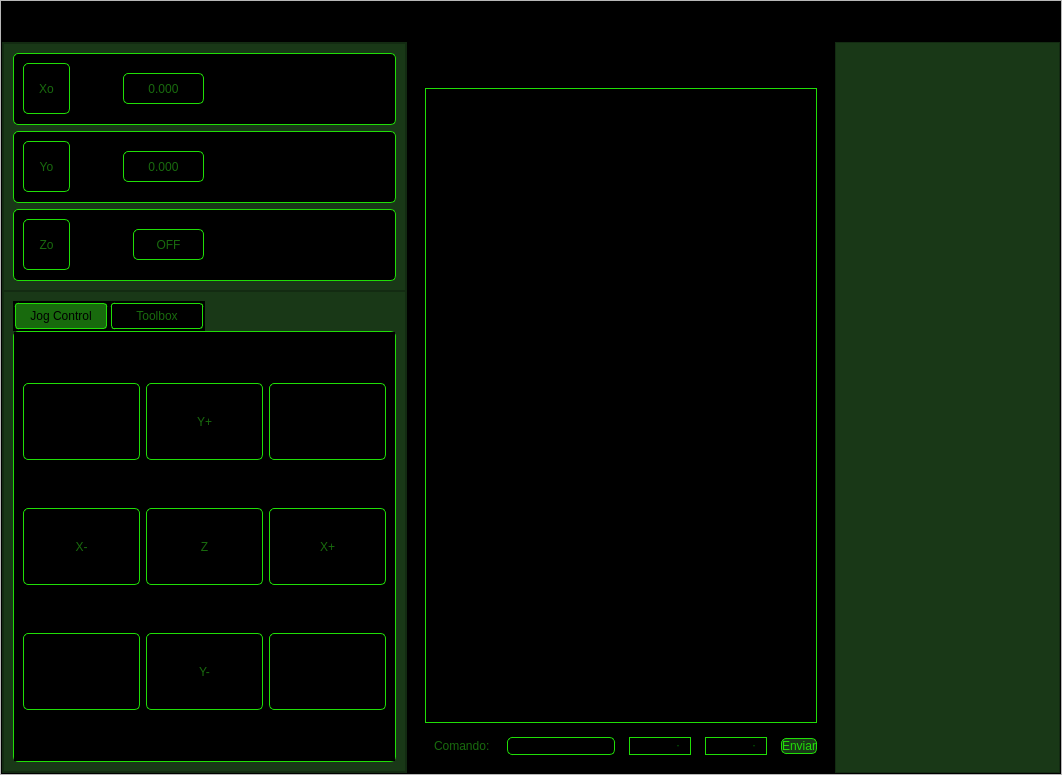
<?xml version="1.0" encoding="UTF-8"?>
<ui version="4.0">
 <class>MainWindow</class>
 <widget class="QMainWindow" name="MainWindow">
  <property name="geometry">
   <rect>
    <x>0</x>
    <y>0</y>
    <width>1062</width>
    <height>775</height>
   </rect>
  </property>
  <property name="windowTitle">
   <string>MainWindow</string>
  </property>
  <widget class="QWidget" name="centralwidget">
   <layout class="QHBoxLayout" name="horizontalLayout_3">
    <property name="spacing">
     <number>0</number>
    </property>
    <property name="leftMargin">
     <number>0</number>
    </property>
    <property name="topMargin">
     <number>0</number>
    </property>
    <property name="rightMargin">
     <number>0</number>
    </property>
    <property name="bottomMargin">
     <number>0</number>
    </property>
    <item>
     <widget class="QFrame" name="frame">
      <property name="frameShape">
       <enum>QFrame::StyledPanel</enum>
      </property>
      <property name="frameShadow">
       <enum>QFrame::Raised</enum>
      </property>
      <layout class="QVBoxLayout" name="verticalLayout_2" stretch="1,12">
       <property name="spacing">
        <number>0</number>
       </property>
       <property name="leftMargin">
        <number>0</number>
       </property>
       <property name="topMargin">
        <number>0</number>
       </property>
       <property name="rightMargin">
        <number>0</number>
       </property>
       <property name="bottomMargin">
        <number>0</number>
       </property>
       <item>
        <widget class="QFrame" name="frame_superior">
         <property name="minimumSize">
          <size>
           <width>0</width>
           <height>32</height>
          </size>
         </property>
         <property name="maximumSize">
          <size>
           <width>16777215</width>
           <height>40</height>
          </size>
         </property>
         <property name="styleSheet">
          <string notr="true">QFrame{
background-color: rgb(0, 0, 0);
}

QPushButton{
border-radius:20px;
}

QPushButton:hover{
background-color: #0a4212;
border-radius:20px;
}</string>
         </property>
         <property name="frameShape">
          <enum>QFrame::StyledPanel</enum>
         </property>
         <property name="frameShadow">
          <enum>QFrame::Raised</enum>
         </property>
         <layout class="QHBoxLayout" name="horizontalLayout">
          <property name="spacing">
           <number>5</number>
          </property>
          <property name="leftMargin">
           <number>0</number>
          </property>
          <property name="topMargin">
           <number>0</number>
          </property>
          <property name="rightMargin">
           <number>0</number>
          </property>
          <property name="bottomMargin">
           <number>0</number>
          </property>
          <item>
           <widget class="QLabel" name="label_2">
            <property name="text">
             <string/>
            </property>
            <property name="pixmap">
             <pixmap>../../../../../Downloads/GUI/GUI/imagenes/DrawXYLogo.png</pixmap>
            </property>
            <property name="margin">
             <number>0</number>
            </property>
           </widget>
          </item>
          <item>
           <widget class="QPushButton" name="pushButton_5">
            <property name="minimumSize">
             <size>
              <width>30</width>
              <height>30</height>
             </size>
            </property>
            <property name="text">
             <string/>
            </property>
            <property name="icon">
             <iconset>
              <normaloff>../../../../../Downloads/GUI/GUI/imagenes/archivo.svg</normaloff>../../../../../Downloads/GUI/GUI/imagenes/archivo.svg</iconset>
            </property>
            <property name="iconSize">
             <size>
              <width>20</width>
              <height>20</height>
             </size>
            </property>
           </widget>
          </item>
          <item>
           <widget class="QPushButton" name="pushButton_17">
            <property name="minimumSize">
             <size>
              <width>30</width>
              <height>30</height>
             </size>
            </property>
            <property name="text">
             <string/>
            </property>
            <property name="icon">
             <iconset>
              <normaloff>../../../../../Downloads/GUI/GUI/imagenes/info.svg</normaloff>../../../../../Downloads/GUI/GUI/imagenes/info.svg</iconset>
            </property>
            <property name="iconSize">
             <size>
              <width>18</width>
              <height>18</height>
             </size>
            </property>
           </widget>
          </item>
          <item>
           <widget class="QPushButton" name="pushButton_18">
            <property name="minimumSize">
             <size>
              <width>30</width>
              <height>30</height>
             </size>
            </property>
            <property name="text">
             <string/>
            </property>
            <property name="icon">
             <iconset>
              <normaloff>../../../../../Downloads/GUI/GUI/imagenes/ajustes.svg</normaloff>../../../../../Downloads/GUI/GUI/imagenes/ajustes.svg</iconset>
            </property>
            <property name="iconSize">
             <size>
              <width>20</width>
              <height>20</height>
             </size>
            </property>
           </widget>
          </item>
          <item>
           <spacer name="horizontalSpacer">
            <property name="orientation">
             <enum>Qt::Horizontal</enum>
            </property>
            <property name="sizeHint" stdset="0">
             <size>
              <width>384</width>
              <height>17</height>
             </size>
            </property>
           </spacer>
          </item>
          <item>
           <widget class="QPushButton" name="pushButton_4">
            <property name="minimumSize">
             <size>
              <width>30</width>
              <height>30</height>
             </size>
            </property>
            <property name="styleSheet">
             <string notr="true"/>
            </property>
            <property name="text">
             <string/>
            </property>
            <property name="icon">
             <iconset>
              <normaloff>../../../../../Downloads/GUI/GUI/imagenes/minimizar.svg</normaloff>../../../../../Downloads/GUI/GUI/imagenes/minimizar.svg</iconset>
            </property>
            <property name="iconSize">
             <size>
              <width>20</width>
              <height>20</height>
             </size>
            </property>
           </widget>
          </item>
          <item>
           <widget class="QPushButton" name="pushButton_3">
            <property name="minimumSize">
             <size>
              <width>30</width>
              <height>30</height>
             </size>
            </property>
            <property name="styleSheet">
             <string notr="true"/>
            </property>
            <property name="text">
             <string/>
            </property>
            <property name="icon">
             <iconset>
              <normaloff>../../../../../Downloads/GUI/GUI/imagenes/min.svg</normaloff>../../../../../Downloads/GUI/GUI/imagenes/min.svg</iconset>
            </property>
            <property name="iconSize">
             <size>
              <width>18</width>
              <height>18</height>
             </size>
            </property>
           </widget>
          </item>
          <item>
           <widget class="QPushButton" name="pushButton_2">
            <property name="minimumSize">
             <size>
              <width>30</width>
              <height>30</height>
             </size>
            </property>
            <property name="styleSheet">
             <string notr="true"/>
            </property>
            <property name="text">
             <string/>
            </property>
            <property name="icon">
             <iconset>
              <normaloff>../../../../../Downloads/GUI/GUI/imagenes/max.svg</normaloff>../../../../../Downloads/GUI/GUI/imagenes/max.svg</iconset>
            </property>
            <property name="iconSize">
             <size>
              <width>16</width>
              <height>16</height>
             </size>
            </property>
           </widget>
          </item>
          <item>
           <widget class="QPushButton" name="pushButton">
            <property name="minimumSize">
             <size>
              <width>30</width>
              <height>30</height>
             </size>
            </property>
            <property name="styleSheet">
             <string notr="true"/>
            </property>
            <property name="text">
             <string/>
            </property>
            <property name="icon">
             <iconset>
              <normaloff>../../../../../Downloads/GUI/GUI/imagenes/close.svg</normaloff>../../../../../Downloads/GUI/GUI/imagenes/close.svg</iconset>
            </property>
            <property name="iconSize">
             <size>
              <width>22</width>
              <height>22</height>
             </size>
            </property>
           </widget>
          </item>
         </layout>
        </widget>
       </item>
       <item>
        <widget class="QFrame" name="frame_3">
         <property name="styleSheet">
          <string notr="true">background-color: rgb(0, 0, 0);</string>
         </property>
         <property name="frameShape">
          <enum>QFrame::StyledPanel</enum>
         </property>
         <property name="frameShadow">
          <enum>QFrame::Raised</enum>
         </property>
         <layout class="QHBoxLayout" name="horizontalLayout_2">
          <property name="spacing">
           <number>0</number>
          </property>
          <property name="leftMargin">
           <number>0</number>
          </property>
          <property name="topMargin">
           <number>0</number>
          </property>
          <property name="rightMargin">
           <number>0</number>
          </property>
          <property name="bottomMargin">
           <number>0</number>
          </property>
          <item>
           <widget class="QFrame" name="frame_2">
            <property name="minimumSize">
             <size>
              <width>225</width>
              <height>0</height>
             </size>
            </property>
            <property name="styleSheet">
             <string notr="true">QFrame{
background-color: #193817;
}

QPushButton{
font: 87 8pt &quot;Arial Black&quot;;
color: #186a0d;
border-radius: 5px;
border: 1px solid #20de07;
}

QPushButton:hover{
background-color:#041b00;
}</string>
            </property>
            <property name="frameShape">
             <enum>QFrame::StyledPanel</enum>
            </property>
            <property name="frameShadow">
             <enum>QFrame::Raised</enum>
            </property>
            <layout class="QVBoxLayout" name="verticalLayout_3">
             <property name="spacing">
              <number>0</number>
             </property>
             <property name="leftMargin">
              <number>0</number>
             </property>
             <property name="topMargin">
              <number>0</number>
             </property>
             <property name="rightMargin">
              <number>0</number>
             </property>
             <property name="bottomMargin">
              <number>0</number>
             </property>
             <item>
              <widget class="QFrame" name="frame_6">
               <property name="styleSheet">
                <string notr="true">QFrame {

}</string>
               </property>
               <property name="frameShape">
                <enum>QFrame::StyledPanel</enum>
               </property>
               <property name="frameShadow">
                <enum>QFrame::Raised</enum>
               </property>
               <layout class="QVBoxLayout" name="verticalLayout_4">
                <item>
                 <widget class="QFrame" name="frame_8">
                  <property name="minimumSize">
                   <size>
                    <width>202</width>
                    <height>72</height>
                   </size>
                  </property>
                  <property name="styleSheet">
                   <string notr="true">background-color: rgb(0, 0, 0);
border-radius: 5px;
border: 1px solid #20de07;</string>
                  </property>
                  <property name="frameShape">
                   <enum>QFrame::StyledPanel</enum>
                  </property>
                  <property name="frameShadow">
                   <enum>QFrame::Raised</enum>
                  </property>
                  <widget class="QLabel" name="label_4">
                   <property name="geometry">
                    <rect>
                     <x>10</x>
                     <y>10</y>
                     <width>47</width>
                     <height>51</height>
                    </rect>
                   </property>
                   <property name="styleSheet">
                    <string notr="true">font: 87 16pt &quot;Times New Roman&quot;;
color: #186a0d;</string>
                   </property>
                   <property name="text">
                    <string>Xo</string>
                   </property>
                   <property name="textFormat">
                    <enum>Qt::AutoText</enum>
                   </property>
                   <property name="alignment">
                    <set>Qt::AlignCenter</set>
                   </property>
                  </widget>
                  <widget class="QLabel" name="label_7">
                   <property name="geometry">
                    <rect>
                     <x>110</x>
                     <y>20</y>
                     <width>81</width>
                     <height>31</height>
                    </rect>
                   </property>
                   <property name="styleSheet">
                    <string notr="true">font: 12pt &quot;AO Mono&quot;;
color: #186a0d;</string>
                   </property>
                   <property name="text">
                    <string>0.000</string>
                   </property>
                   <property name="textFormat">
                    <enum>Qt::AutoText</enum>
                   </property>
                   <property name="alignment">
                    <set>Qt::AlignCenter</set>
                   </property>
                  </widget>
                 </widget>
                </item>
                <item>
                 <widget class="QFrame" name="frame_9">
                  <property name="minimumSize">
                   <size>
                    <width>202</width>
                    <height>72</height>
                   </size>
                  </property>
                  <property name="styleSheet">
                   <string notr="true">background-color: rgb(0, 0, 0);
border-radius: 5px;
border: 1px solid #20de07;</string>
                  </property>
                  <property name="frameShape">
                   <enum>QFrame::StyledPanel</enum>
                  </property>
                  <property name="frameShadow">
                   <enum>QFrame::Raised</enum>
                  </property>
                  <widget class="QLabel" name="label_5">
                   <property name="geometry">
                    <rect>
                     <x>10</x>
                     <y>10</y>
                     <width>47</width>
                     <height>51</height>
                    </rect>
                   </property>
                   <property name="styleSheet">
                    <string notr="true">font: 87 16pt &quot;Times New Roman&quot;;
color: #186a0d;</string>
                   </property>
                   <property name="text">
                    <string>Yo</string>
                   </property>
                   <property name="textFormat">
                    <enum>Qt::AutoText</enum>
                   </property>
                   <property name="alignment">
                    <set>Qt::AlignCenter</set>
                   </property>
                  </widget>
                  <widget class="QLabel" name="label_8">
                   <property name="geometry">
                    <rect>
                     <x>110</x>
                     <y>20</y>
                     <width>81</width>
                     <height>31</height>
                    </rect>
                   </property>
                   <property name="styleSheet">
                    <string notr="true">font: 12pt &quot;AO Mono&quot;;
color: #186a0d;</string>
                   </property>
                   <property name="text">
                    <string>0.000</string>
                   </property>
                   <property name="textFormat">
                    <enum>Qt::AutoText</enum>
                   </property>
                   <property name="alignment">
                    <set>Qt::AlignCenter</set>
                   </property>
                  </widget>
                 </widget>
                </item>
                <item>
                 <widget class="QFrame" name="frame_10">
                  <property name="minimumSize">
                   <size>
                    <width>202</width>
                    <height>72</height>
                   </size>
                  </property>
                  <property name="styleSheet">
                   <string notr="true">background-color: rgb(0, 0, 0);
border-radius: 5px;
border: 1px solid #20de07;</string>
                  </property>
                  <property name="frameShape">
                   <enum>QFrame::StyledPanel</enum>
                  </property>
                  <property name="frameShadow">
                   <enum>QFrame::Raised</enum>
                  </property>
                  <widget class="QLabel" name="label_6">
                   <property name="geometry">
                    <rect>
                     <x>10</x>
                     <y>10</y>
                     <width>47</width>
                     <height>51</height>
                    </rect>
                   </property>
                   <property name="styleSheet">
                    <string notr="true">font: 87 16pt &quot;Times New Roman&quot;;
color: #186a0d;</string>
                   </property>
                   <property name="text">
                    <string>Zo</string>
                   </property>
                   <property name="textFormat">
                    <enum>Qt::AutoText</enum>
                   </property>
                   <property name="alignment">
                    <set>Qt::AlignCenter</set>
                   </property>
                  </widget>
                  <widget class="QLabel" name="pencilLabel">
                   <property name="geometry">
                    <rect>
                     <x>120</x>
                     <y>20</y>
                     <width>71</width>
                     <height>31</height>
                    </rect>
                   </property>
                   <property name="styleSheet">
                    <string notr="true">font: 12pt &quot;AO Mono&quot;;
color: #186a0d;</string>
                   </property>
                   <property name="text">
                    <string>OFF</string>
                   </property>
                   <property name="textFormat">
                    <enum>Qt::AutoText</enum>
                   </property>
                   <property name="alignment">
                    <set>Qt::AlignCenter</set>
                   </property>
                  </widget>
                 </widget>
                </item>
               </layout>
              </widget>
             </item>
             <item>
              <widget class="QFrame" name="frame_7">
               <property name="frameShape">
                <enum>QFrame::StyledPanel</enum>
               </property>
               <property name="frameShadow">
                <enum>QFrame::Raised</enum>
               </property>
               <layout class="QVBoxLayout" name="verticalLayout_5">
                <item>
                 <widget class="QTabWidget" name="tabWidget">
                  <property name="minimumSize">
                   <size>
                    <width>0</width>
                    <height>0</height>
                   </size>
                  </property>
                  <property name="styleSheet">
                   <string notr="true">QTabWidget::pane{
border-radius: 5px;
border: 1px solid #20de07;
}

QTabBar::tab{
background-color: rgb(0, 0, 0);
width: 90%;
font: 87 8pt &quot;Arial Black&quot;;
color: #186a0d;
border-radius: 3px;
border: 1px solid #20de07;
padding: 5px opx;
margin: 2px;
}

QTabBar::tab:selected{
background-color: #186a0d;
font: 87 9pt &quot;Arial Black&quot;;
color: rgb(0, 0, 0);
}

QPushButton{
height: 75%;
}</string>
                  </property>
                  <property name="currentIndex">
                   <number>0</number>
                  </property>
                  <widget class="QWidget" name="tab">
                   <attribute name="title">
                    <string>Jog Control</string>
                   </attribute>
                   <layout class="QHBoxLayout" name="horizontalLayout_4">
                    <item>
                     <layout class="QGridLayout" name="gridLayout">
                      <item row="2" column="2">
                       <widget class="QPushButton" name="pushButton_14">
                        <property name="minimumSize">
                         <size>
                          <width>0</width>
                          <height>40</height>
                         </size>
                        </property>
                        <property name="styleSheet">
                         <string notr="true"/>
                        </property>
                        <property name="text">
                         <string/>
                        </property>
                        <property name="icon">
                         <iconset>
                          <normaloff>../../../../../Downloads/GUI/GUI/imagenes/x-y-.svg</normaloff>../../../../../Downloads/GUI/GUI/imagenes/x-y-.svg</iconset>
                        </property>
                       </widget>
                      </item>
                      <item row="0" column="0">
                       <widget class="QPushButton" name="pushButton_11">
                        <property name="minimumSize">
                         <size>
                          <width>40</width>
                          <height>40</height>
                         </size>
                        </property>
                        <property name="styleSheet">
                         <string notr="true"/>
                        </property>
                        <property name="text">
                         <string/>
                        </property>
                        <property name="icon">
                         <iconset>
                          <normaloff>../../../../../Downloads/GUI/GUI/imagenes/x+y+.svg</normaloff>../../../../../Downloads/GUI/GUI/imagenes/x+y+.svg</iconset>
                        </property>
                       </widget>
                      </item>
                      <item row="1" column="2">
                       <widget class="QPushButton" name="rightButton">
                        <property name="minimumSize">
                         <size>
                          <width>0</width>
                          <height>40</height>
                         </size>
                        </property>
                        <property name="styleSheet">
                         <string notr="true"/>
                        </property>
                        <property name="text">
                         <string>X+</string>
                        </property>
                        <property name="icon">
                         <iconset>
                          <normaloff>../../../../../Downloads/GUI/GUI/imagenes/flecha_derecha.svg</normaloff>../../../../../Downloads/GUI/GUI/imagenes/flecha_derecha.svg</iconset>
                        </property>
                       </widget>
                      </item>
                      <item row="2" column="1">
                       <widget class="QPushButton" name="downButton">
                        <property name="minimumSize">
                         <size>
                          <width>0</width>
                          <height>40</height>
                         </size>
                        </property>
                        <property name="styleSheet">
                         <string notr="true"/>
                        </property>
                        <property name="text">
                         <string>Y-</string>
                        </property>
                        <property name="icon">
                         <iconset>
                          <normaloff>../../../../../Downloads/GUI/GUI/imagenes/flecha_abajo.svg</normaloff>../../../../../Downloads/GUI/GUI/imagenes/flecha_abajo.svg</iconset>
                        </property>
                       </widget>
                      </item>
                      <item row="0" column="1">
                       <widget class="QPushButton" name="upButton">
                        <property name="minimumSize">
                         <size>
                          <width>0</width>
                          <height>40</height>
                         </size>
                        </property>
                        <property name="styleSheet">
                         <string notr="true"/>
                        </property>
                        <property name="text">
                         <string>Y+</string>
                        </property>
                        <property name="icon">
                         <iconset>
                          <normaloff>../../../../../Downloads/GUI/GUI/imagenes/flecha_arriba.svg</normaloff>../../../../../Downloads/GUI/GUI/imagenes/flecha_arriba.svg</iconset>
                        </property>
                       </widget>
                      </item>
                      <item row="1" column="1">
                       <widget class="QPushButton" name="pencilButton">
                        <property name="minimumSize">
                         <size>
                          <width>20</width>
                          <height>40</height>
                         </size>
                        </property>
                        <property name="styleSheet">
                         <string notr="true"/>
                        </property>
                        <property name="text">
                         <string>Z</string>
                        </property>
                        <property name="icon">
                         <iconset>
                          <normaloff>../../../../../Downloads/GUI/GUI/imagenes/lapiz_arriba.svg</normaloff>../../../../../Downloads/GUI/GUI/imagenes/lapiz_arriba.svg</iconset>
                        </property>
                       </widget>
                      </item>
                      <item row="1" column="0">
                       <widget class="QPushButton" name="leftButton">
                        <property name="minimumSize">
                         <size>
                          <width>20</width>
                          <height>40</height>
                         </size>
                        </property>
                        <property name="styleSheet">
                         <string notr="true"/>
                        </property>
                        <property name="text">
                         <string>X-</string>
                        </property>
                        <property name="icon">
                         <iconset>
                          <normaloff>../../../../../Downloads/GUI/GUI/imagenes/flecha_izquierda.svg</normaloff>../../../../../Downloads/GUI/GUI/imagenes/flecha_izquierda.svg</iconset>
                        </property>
                       </widget>
                      </item>
                      <item row="0" column="2">
                       <widget class="QPushButton" name="pushButton_12">
                        <property name="minimumSize">
                         <size>
                          <width>0</width>
                          <height>40</height>
                         </size>
                        </property>
                        <property name="styleSheet">
                         <string notr="true"/>
                        </property>
                        <property name="text">
                         <string/>
                        </property>
                        <property name="icon">
                         <iconset>
                          <normaloff>../../../../../Downloads/GUI/GUI/imagenes/x-y+.svg</normaloff>../../../../../Downloads/GUI/GUI/imagenes/x-y+.svg</iconset>
                        </property>
                       </widget>
                      </item>
                      <item row="2" column="0">
                       <widget class="QPushButton" name="pushButton_13">
                        <property name="minimumSize">
                         <size>
                          <width>0</width>
                          <height>40</height>
                         </size>
                        </property>
                        <property name="styleSheet">
                         <string notr="true"/>
                        </property>
                        <property name="text">
                         <string/>
                        </property>
                        <property name="icon">
                         <iconset>
                          <normaloff>../../../../../Downloads/GUI/GUI/imagenes/x+y-.svg</normaloff>../../../../../Downloads/GUI/GUI/imagenes/x+y-.svg</iconset>
                        </property>
                       </widget>
                      </item>
                     </layout>
                    </item>
                   </layout>
                  </widget>
                  <widget class="QWidget" name="tab_3">
                   <attribute name="title">
                    <string>Toolbox</string>
                   </attribute>
                   <layout class="QHBoxLayout" name="horizontalLayout_5">
                    <item>
                     <layout class="QVBoxLayout" name="verticalLayout">
                      <item>
                       <widget class="QPushButton" name="pushButton_15">
                        <property name="styleSheet">
                         <string notr="true">heidth: 100%;</string>
                        </property>
                        <property name="text">
                         <string> Reset Zero</string>
                        </property>
                        <property name="icon">
                         <iconset>
                          <normaloff>../../../../../Downloads/GUI/GUI/imagenes/reset2.svg</normaloff>../../../../../Downloads/GUI/GUI/imagenes/reset2.svg</iconset>
                        </property>
                        <property name="iconSize">
                         <size>
                          <width>35</width>
                          <height>35</height>
                         </size>
                        </property>
                       </widget>
                      </item>
                      <item>
                       <widget class="QPushButton" name="pushButton_16">
                        <property name="text">
                         <string>Return to Zero</string>
                        </property>
                        <property name="icon">
                         <iconset>
                          <normaloff>../../../../../Downloads/GUI/GUI/imagenes/return1.svg</normaloff>../../../../../Downloads/GUI/GUI/imagenes/return1.svg</iconset>
                        </property>
                        <property name="iconSize">
                         <size>
                          <width>35</width>
                          <height>35</height>
                         </size>
                        </property>
                       </widget>
                      </item>
                     </layout>
                    </item>
                   </layout>
                  </widget>
                 </widget>
                </item>
               </layout>
              </widget>
             </item>
            </layout>
           </widget>
          </item>
          <item>
           <widget class="QFrame" name="frame_4">
            <property name="minimumSize">
             <size>
              <width>225</width>
              <height>0</height>
             </size>
            </property>
            <property name="styleSheet">
             <string notr="true">margin: 4px;</string>
            </property>
            <property name="frameShape">
             <enum>QFrame::StyledPanel</enum>
            </property>
            <property name="frameShadow">
             <enum>QFrame::Raised</enum>
            </property>
            <layout class="QGridLayout" name="gridLayout_2">
             <item row="2" column="2">
              <widget class="QLineEdit" name="inputEdit">
               <property name="minimumSize">
                <size>
                 <width>0</width>
                 <height>0</height>
                </size>
               </property>
               <property name="styleSheet">
                <string notr="true">font: 75 8pt &quot;Times New Roman&quot;;
color: #186a0d;
border-radius: 5px;
border: 1px solid #20de07;</string>
               </property>
               <property name="text">
                <string/>
               </property>
              </widget>
             </item>
             <item row="2" column="3">
              <widget class="QComboBox" name="portOptions">
               <property name="styleSheet">
                <string notr="true">border-color: rgb(0,255,0);
alternate-background-color: rgb(0, 255, 0);
color: rgb(0, 255, 0);
selection-background-color: rgb(0, 255, 0);
border-top-color: rgb(0, 255, 0);
border: 1px solid #20de07;</string>
               </property>
              </widget>
             </item>
             <item row="2" column="5">
              <widget class="QPushButton" name="sendButton">
               <property name="styleSheet">
                <string notr="true">QPushButton{
background-color: #193817;
font: 87 8pt &quot;Arial Black&quot;;
color: #20de07;
border-radius: 5px;
border: 1px solid #20de07;
}

QPushButton:hover{
background-color: #0a4212;
border-radius:5px;
}</string>
               </property>
               <property name="text">
                <string>Enviar</string>
               </property>
              </widget>
             </item>
             <item row="0" column="0" colspan="6">
              <widget class="QLabel" name="label_10">
               <property name="text">
                <string/>
               </property>
               <property name="pixmap">
                <pixmap>../../../../../Downloads/GUI/GUI/imagenes/GUI.png</pixmap>
               </property>
               <property name="alignment">
                <set>Qt::AlignCenter</set>
               </property>
              </widget>
             </item>
             <item row="1" column="0" colspan="6">
              <widget class="QTextBrowser" name="textEdit">
               <property name="styleSheet">
                <string notr="true">background-color: rgb(0, 0, 0);
border: 1px solid #20de07;
color: rgb(24, 106, 13);
font: 87 9pt &quot;Arial Black&quot;;</string>
               </property>
               <property name="undoRedoEnabled">
                <bool>true</bool>
               </property>
               <property name="html">
                <string>&lt;!DOCTYPE HTML PUBLIC &quot;-//W3C//DTD HTML 4.0//EN&quot; &quot;http://www.w3.org/TR/REC-html40/strict.dtd&quot;&gt;
&lt;html&gt;&lt;head&gt;&lt;meta name=&quot;qrichtext&quot; content=&quot;1&quot; /&gt;&lt;style type=&quot;text/css&quot;&gt;
p, li { white-space: pre-wrap; }
&lt;/style&gt;&lt;/head&gt;&lt;body style=&quot; font-family:'Arial Black'; font-size:9pt; font-weight:80; font-style:normal;&quot;&gt;
&lt;p style=&quot;-qt-paragraph-type:empty; margin-top:0px; margin-bottom:0px; margin-left:0px; margin-right:0px; -qt-block-indent:0; text-indent:0px; font-size:72pt;&quot;&gt;&lt;br /&gt;&lt;/p&gt;&lt;/body&gt;&lt;/html&gt;</string>
               </property>
               <property name="overwriteMode">
                <bool>true</bool>
               </property>
              </widget>
             </item>
             <item row="2" column="1">
              <widget class="QLabel" name="label">
               <property name="minimumSize">
                <size>
                 <width>0</width>
                 <height>0</height>
                </size>
               </property>
               <property name="styleSheet">
                <string notr="true">font: 87 9pt &quot;Arial Black&quot;;
color: #186a0d;</string>
               </property>
               <property name="text">
                <string>Comando:</string>
               </property>
              </widget>
             </item>
             <item row="2" column="4">
              <widget class="QComboBox" name="baudOptions">
               <property name="styleSheet">
                <string notr="true">border-color: rgb(0,255,0);
alternate-background-color: rgb(0, 255, 0);
color: rgb(0, 255, 0);
selection-background-color: rgb(0, 255, 0);
border-top-color: rgb(0, 255, 0);
border: 1px solid #20de07;</string>
               </property>
              </widget>
             </item>
            </layout>
           </widget>
          </item>
          <item>
           <widget class="QFrame" name="frame_5">
            <property name="minimumSize">
             <size>
              <width>225</width>
              <height>0</height>
             </size>
            </property>
            <property name="styleSheet">
             <string notr="true">QFrame{
background-color: #193817;
}

QPushButton{
background-color: #193817;
border-radius:20px;
}

QPushButton:hover{
background-color:#041b00;
border-radius:10px;
}</string>
            </property>
            <property name="frameShape">
             <enum>QFrame::StyledPanel</enum>
            </property>
            <property name="frameShadow">
             <enum>QFrame::Raised</enum>
            </property>
            <widget class="QPushButton" name="pushButton_21">
             <property name="geometry">
              <rect>
               <x>160</x>
               <y>10</y>
               <width>40</width>
               <height>40</height>
              </rect>
             </property>
             <property name="minimumSize">
              <size>
               <width>40</width>
               <height>40</height>
              </size>
             </property>
             <property name="text">
              <string/>
             </property>
             <property name="icon">
              <iconset>
               <normaloff>../../../../../Downloads/GUI/GUI/imagenes/pausa1.svg</normaloff>../../../../../Downloads/GUI/GUI/imagenes/pausa1.svg</iconset>
             </property>
             <property name="iconSize">
              <size>
               <width>30</width>
               <height>30</height>
              </size>
             </property>
            </widget>
            <widget class="QLabel" name="label_3">
             <property name="geometry">
              <rect>
               <x>20</x>
               <y>67</y>
               <width>188</width>
               <height>411</height>
              </rect>
             </property>
             <property name="text">
              <string/>
             </property>
             <property name="pixmap">
              <pixmap>../../../../../Downloads/GUI/GUI/imagenes/plano1.png</pixmap>
             </property>
             <property name="alignment">
              <set>Qt::AlignCenter</set>
             </property>
            </widget>
            <widget class="QPushButton" name="pushButton_19">
             <property name="geometry">
              <rect>
               <x>10</x>
               <y>10</y>
               <width>40</width>
               <height>40</height>
              </rect>
             </property>
             <property name="minimumSize">
              <size>
               <width>40</width>
               <height>40</height>
              </size>
             </property>
             <property name="text">
              <string/>
             </property>
             <property name="icon">
              <iconset>
               <normaloff>../../../../../Downloads/GUI/GUI/imagenes/play.svg</normaloff>../../../../../Downloads/GUI/GUI/imagenes/play.svg</iconset>
             </property>
             <property name="iconSize">
              <size>
               <width>30</width>
               <height>30</height>
              </size>
             </property>
            </widget>
            <widget class="QPushButton" name="pushButton_20">
             <property name="geometry">
              <rect>
               <x>90</x>
               <y>10</y>
               <width>40</width>
               <height>40</height>
              </rect>
             </property>
             <property name="minimumSize">
              <size>
               <width>40</width>
               <height>40</height>
              </size>
             </property>
             <property name="text">
              <string/>
             </property>
             <property name="icon">
              <iconset>
               <normaloff>../../../../../Downloads/GUI/GUI/imagenes/stop1.svg</normaloff>../../../../../Downloads/GUI/GUI/imagenes/stop1.svg</iconset>
             </property>
             <property name="iconSize">
              <size>
               <width>30</width>
               <height>30</height>
              </size>
             </property>
            </widget>
           </widget>
          </item>
         </layout>
        </widget>
       </item>
      </layout>
     </widget>
    </item>
   </layout>
  </widget>
 </widget>
 <resources/>
 <connections/>
</ui>
